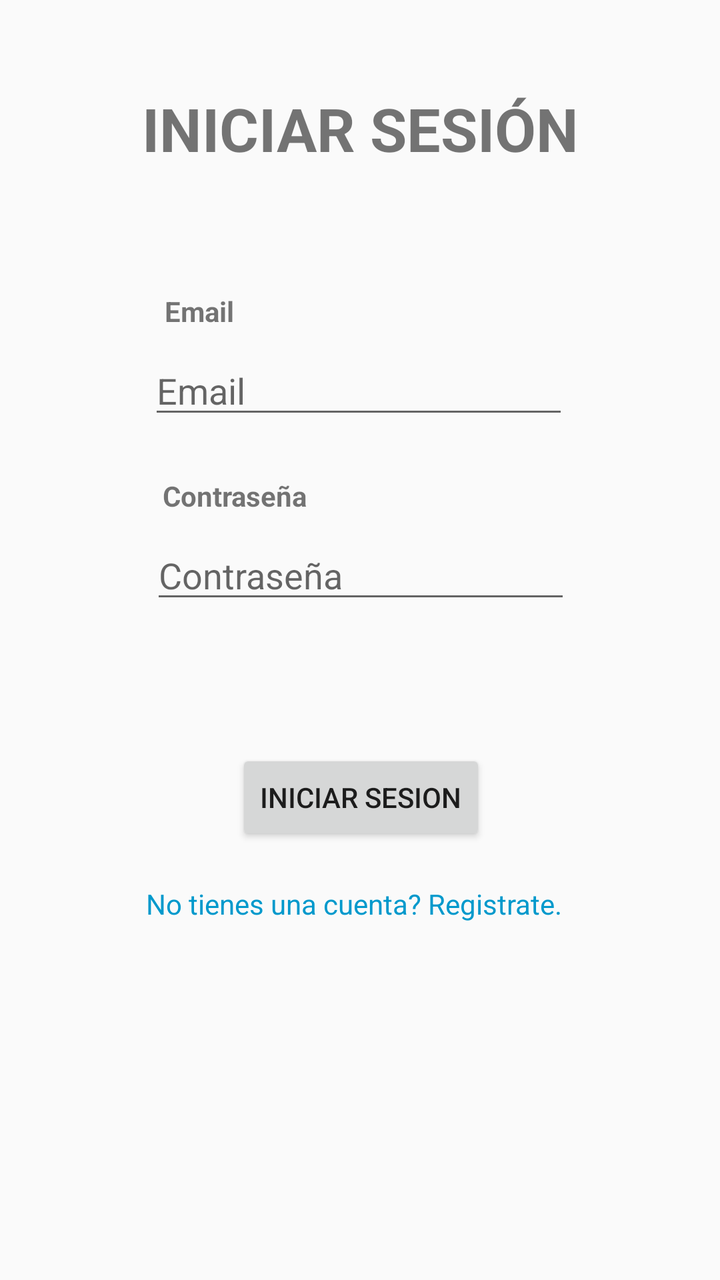
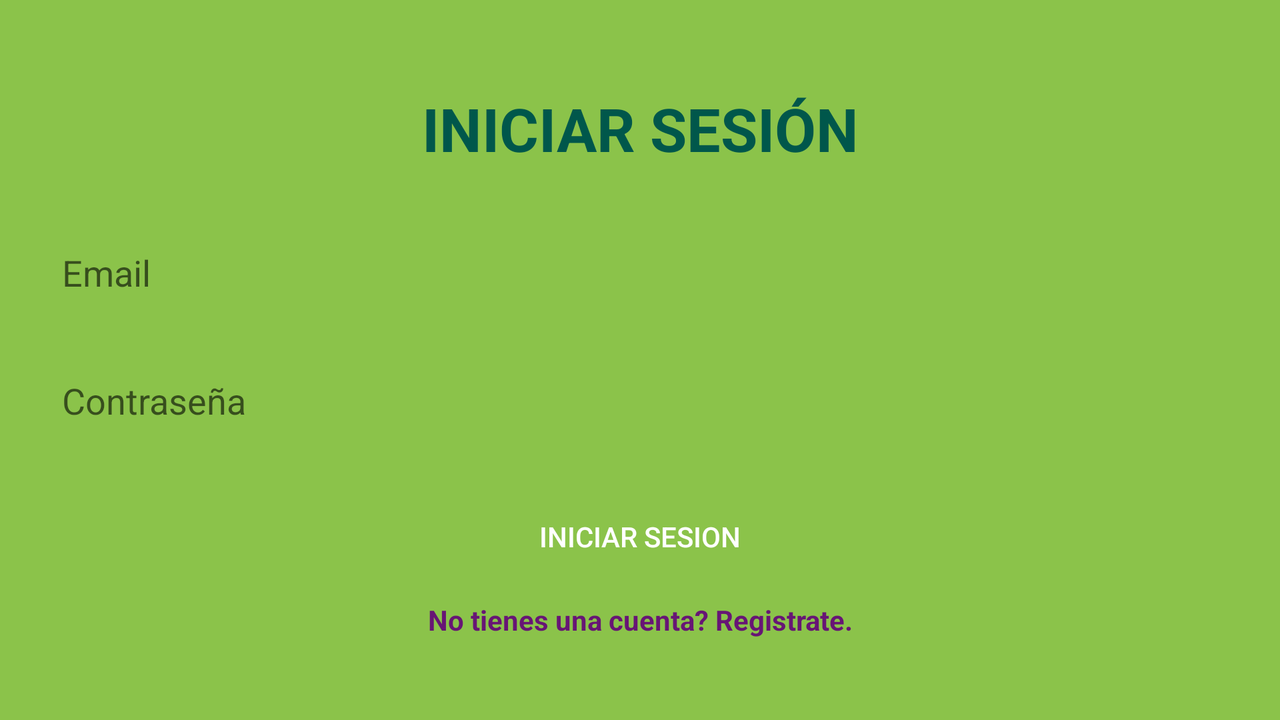

An Android layout and its configuration variant, each rendered on a device that would load it. The default file and the variant file are quoted in full after the pictures.
<!-- AndroidManifest.xml: application theme AppTheme -->
<!-- res/layout/pantalla_log_in.xml -->
<?xml version="1.0" encoding="utf-8"?>
<android.support.constraint.ConstraintLayout
        xmlns:android="http://schemas.android.com/apk/res/android"
        xmlns:tools="http://schemas.android.com/tools"
        xmlns:app="http://schemas.android.com/apk/res-auto"
        android:layout_width="match_parent"
        android:layout_height="match_parent"
        tools:context=".Pantalla_log_in">



    <TextView
            android:text="@string/login_titulo"
            android:layout_width="234dp"
            android:layout_height="46dp"
            android:id="@+id/textView" android:layout_marginTop="44dp"
            app:layout_constraintTop_toTopOf="parent" app:layout_constraintEnd_toEndOf="parent"
            android:layout_marginEnd="8dp" app:layout_constraintStart_toStartOf="parent"
            android:layout_marginStart="8dp"
            android:textStyle="bold" android:textAllCaps="false"
            android:textSize="30sp" android:textAlignment="center"/>

    <TextView
            android:text="@string/login_titulo_email"
            android:layout_width="wrap_content"
            android:layout_height="wrap_content"
            android:id="@+id/textView2"
            android:layout_marginTop="56dp" app:layout_constraintTop_toBottomOf="@+id/textView"
            app:layout_constraintStart_toStartOf="parent" android:layout_marginStart="8dp"
            app:layout_constraintEnd_toEndOf="parent" android:layout_marginEnd="8dp"
            app:layout_constraintHorizontal_bias="0.24" android:textStyle="bold"/>

    <EditText
            android:layout_width="wrap_content"
            android:layout_height="wrap_content"
            android:ems="10"
            android:id="@+id/login_email"
            android:inputType="textEmailAddress" android:hint="@string/login_email"
            android:layout_marginStart="8dp"
            app:layout_constraintStart_toStartOf="parent" android:layout_marginEnd="8dp"
            app:layout_constraintEnd_toEndOf="parent" app:layout_constraintHorizontal_bias="0.496"
            android:layout_marginTop="8dp" app:layout_constraintTop_toBottomOf="@+id/textView2"/>

    <TextView
            android:text="@string/login_titulo_contrasena"
            android:layout_width="wrap_content"
            android:layout_height="wrap_content"
            android:id="@+id/textView3"
            android:layout_marginTop="24dp"
            app:layout_constraintTop_toBottomOf="@+id/login_email" android:textStyle="bold"
            android:layout_marginStart="8dp" app:layout_constraintStart_toStartOf="parent"
            android:layout_marginEnd="8dp" app:layout_constraintEnd_toEndOf="parent"
            app:layout_constraintHorizontal_bias="0.27"/>

    <EditText
            android:layout_width="wrap_content"
            android:layout_height="wrap_content"
            android:ems="10"
            android:id="@+id/login_contrasena"
            android:hint="@string/login_contrasena"
            android:layout_marginStart="8dp"
            app:layout_constraintStart_toStartOf="parent" android:layout_marginEnd="8dp"
            app:layout_constraintEnd_toEndOf="parent"
            app:layout_constraintHorizontal_bias="0.503"
            android:inputType="textPassword" android:layout_marginTop="8dp"
            app:layout_constraintTop_toBottomOf="@+id/textView3"/>
    <Button
            android:text="@string/login_boton"
            android:layout_width="wrap_content"
            android:layout_height="wrap_content"
            android:id="@+id/login_boton"
            android:layout_marginTop="68dp"
            app:layout_constraintTop_toBottomOf="@+id/login_contrasena" app:layout_constraintEnd_toEndOf="parent"
            android:layout_marginEnd="8dp" app:layout_constraintStart_toStartOf="parent"
            android:layout_marginStart="8dp" app:layout_constraintHorizontal_bias="0.502"/>

    <TextView
            android:layout_width="214dp"
            android:layout_height="31dp"
            android:id="@+id/login_registrarse" app:layout_constraintEnd_toEndOf="parent" android:layout_marginEnd="8dp"
            app:layout_constraintStart_toStartOf="parent" android:layout_marginStart="8dp"
            android:textColor="@android:color/holo_blue_dark"
            android:text="@string/login_registrarse" android:layout_marginBottom="8dp"
            app:layout_constraintBottom_toBottomOf="parent" android:layout_marginTop="8dp"
            app:layout_constraintTop_toBottomOf="@+id/login_boton" app:layout_constraintVertical_bias="0.069"/>



</android.support.constraint.ConstraintLayout>
<!-- resources referenced by this layout -->
<resources>
  <string name="login_boton">Iniciar sesion</string>
  <string name="login_contrasena">Contraseña</string>
  <string name="login_email">Email</string>
  <string name="login_registrarse">No tienes una cuenta? Registrate.</string>
  <string name="login_titulo">INICIAR SESIÓN</string>
  <string name="login_titulo_contrasena">Contraseña</string>
  <string name="login_titulo_email">Email</string>
  <style name="AppTheme" parent="Theme.AppCompat.Light.DarkActionBar">  
          
          <item name="colorPrimary">@color/colorPrimary</item>
          <item name="colorPrimaryDark">@color/colorPrimaryDark</item>
          <item name="colorAccent">@color/colorAccent</item>
      </style>
  <color name="colorPrimary">#8BC34A</color>
  <color name="colorPrimaryDark">#00574B</color>
  <color name="colorAccent">#B04AC2</color>
</resources>
<!-- res/layout-land/pantalla_log_in.xml (the repository's variant of the layout above) -->
<!-- drawn on the phone turned sideways -->
<?xml version="1.0" encoding="utf-8"?>
<android.support.constraint.ConstraintLayout xmlns:android="http://schemas.android.com/apk/res/android"
                                             xmlns:tools="http://schemas.android.com/tools" android:layout_width="match_parent"
                                             android:layout_height="match_parent"
                                             xmlns:app="http://schemas.android.com/apk/res-auto"
                                             android:background="@color/colorPrimary">

    <ScrollView
            android:layout_width="match_parent"
            android:layout_height="match_parent" android:id="@+id/scrollView_login">

        <android.support.constraint.ConstraintLayout
                android:layout_width="match_parent"
                android:layout_height="wrap_content">




            <TextView
                    android:text="@string/login_titulo"
                    android:layout_width="0dp"
                    android:layout_height="wrap_content"
                    android:id="@+id/textView" android:layout_marginTop="44dp"
                    app:layout_constraintTop_toTopOf="parent" app:layout_constraintEnd_toEndOf="parent"
                    android:layout_marginEnd="16dp" app:layout_constraintStart_toStartOf="parent"
                    android:layout_marginStart="16dp"
                    android:textAllCaps="false"
                    android:textSize="30sp" android:textAlignment="center" android:textColor="@color/colorPrimaryDark"
                    android:textStyle="bold"/>

            <EditText
                    android:layout_width="0dp"
                    android:layout_height="40dp"
                    android:ems="10"
                    android:id="@+id/login_email"
                    android:inputType="textEmailAddress" android:hint="@string/login_email"
                    app:layout_constraintStart_toStartOf="parent"
                    app:layout_constraintEnd_toEndOf="parent" app:layout_constraintHorizontal_bias="0.496"
                    android:background="@drawable/edit_text_redondo"
                    android:paddingStart="15dp"
                    android:paddingEnd="15dp"
                    android:layout_marginStart="16dp"
                    android:layout_marginEnd="16dp" app:layout_constraintTop_toBottomOf="@+id/textView"
                    android:layout_marginTop="32dp"/>

            <EditText
                    android:layout_width="0dp"
                    android:layout_height="40dp"
                    android:ems="10"
                    android:id="@+id/login_contrasena"
                    android:hint="@string/login_contrasena"
                    android:layout_marginStart="16dp"
                    app:layout_constraintStart_toStartOf="parent" android:layout_marginEnd="16dp"
                    app:layout_constraintEnd_toEndOf="parent"
                    app:layout_constraintHorizontal_bias="0.503"
                    android:inputType="textPassword"
                    android:background="@drawable/edit_text_redondo"
                    android:paddingStart="15dp"
                    android:paddingEnd="15dp"
                    app:layout_constraintTop_toBottomOf="@+id/login_email" android:layout_marginTop="24dp"/>
            <Button
                    android:text="@string/login_boton"
                    android:layout_width="0dp"
                    android:layout_height="wrap_content"
                    android:id="@+id/login_boton"
                    android:layout_marginTop="24dp"
                    android:background="@drawable/boton_redondo_login_register"
                    app:layout_constraintTop_toBottomOf="@+id/login_contrasena" app:layout_constraintEnd_toEndOf="parent"
                    android:layout_marginEnd="16dp" app:layout_constraintStart_toStartOf="parent"
                    android:layout_marginStart="16dp" app:layout_constraintHorizontal_bias="0.502"
                    android:textColor="@android:color/white"/>

            <TextView
                    android:layout_width="0dp"
                    android:layout_height="wrap_content"
                    android:id="@+id/login_registrarse" app:layout_constraintEnd_toEndOf="parent"
                    android:layout_marginEnd="16dp"
                    app:layout_constraintStart_toStartOf="parent" android:layout_marginStart="16dp"
                    android:textColor="@color/colorAccentDark"
                    android:text="@string/login_registrarse" android:layout_marginBottom="8dp"
                    app:layout_constraintBottom_toBottomOf="parent" android:layout_marginTop="8dp"
                    app:layout_constraintTop_toBottomOf="@+id/login_boton" app:layout_constraintVertical_bias="0.069"
                    android:textAlignment="center" android:textStyle="bold"/>

        </android.support.constraint.ConstraintLayout>
    </ScrollView>

</android.support.constraint.ConstraintLayout>
<!-- resources referenced by the variant -->
<!-- as the phone turned sideways resolves them -->
<resources>
  <color name="colorAccentDark">#671575</color>
      #C1FF7A
  <color name="colorPrimary">#8BC34A</color>
  <color name="colorPrimaryDark">#00574B</color>
  <string name="login_boton">Iniciar sesion</string>
  <string name="login_contrasena">Contraseña</string>
  <string name="login_email">Email</string>
  <string name="login_registrarse">No tienes una cuenta? Registrate.</string>
  <string name="login_titulo">INICIAR SESIÓN</string>
  <style name="AppTheme" parent="Theme.AppCompat.Light.DarkActionBar">  
          
          <item name="colorPrimary">@color/colorPrimary</item>
          <item name="colorPrimaryDark">@color/colorPrimaryDark</item>
          <item name="colorAccent">@color/colorAccent</item>
      </style>
  <color name="colorAccent">#B04AC2</color>
</resources>
